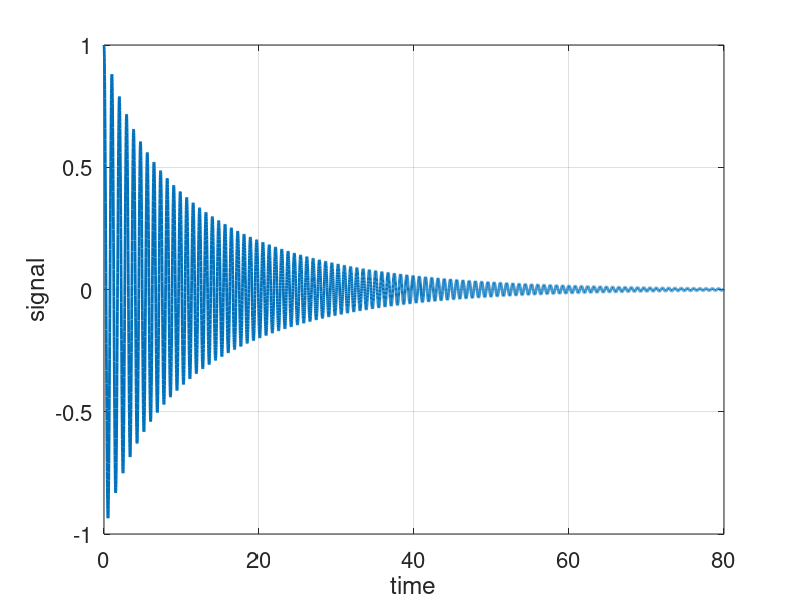

MATLAB code to generate this figure: (Note: this script raises an error after producing the figure.)
clear all
close all
clc

a0 = -0.061747;
a2 = -0.070295;
w0 = 7.8098;
w2 = -1.8774;
ts = 0.01;
damp_an = @(r) a0+a2*r.^2;
freq_an = @(r) (w0+w2*r.^2)/2/pi;

f = @(t,x) [a0*x(1) - w0*x(2) + (x(1).^2+x(2).^2).*(a2*x(1) - w2*x(2)); ...
            a0*x(2) + w0*x(1) + (x(1).^2+x(2).^2).*(a2*x(2) + w2*x(1))];

[t,x] = ode45(f,[0:ts:80],[1; 0]);
x = x(:,1);
figure(1); clf; hold on; grid on; box on;
plot(t,x,'Linewidth',2)
xlabel('time')
ylabel('signal')
set(gca,'fontname','helvetica')
set(gca,'fontsize',16)
%%
[amp,freq,damp,time] = PFF(t,x);

plot(time,amp,'r','Linewidth',2)
plot(time,-amp,'r','Linewidth',2)

figure(2); clf;
subplot(121); hold on; grid on; box on;
r_disp = linspace(0,1,51);
plot(freq_an(r_disp),r_disp,'Linewidth',2)
plot(freq,amp,'Linewidth',2)
xlabel('frequency [Hz]')
ylabel('amplitude')
set(gca,'fontname','helvetica')
set(gca,'fontsize',16)
subplot(122); hold on; grid on; box on;
r_disp = linspace(0,1,51);
plot(damp_an(r_disp),r_disp,'Linewidth',2)
plot(damp,amp,'Linewidth',2)
xlabel('damping [1/s]')
ylabel('amplitude')
set(gca,'fontname','helvetica')
set(gca,'fontsize',16)




